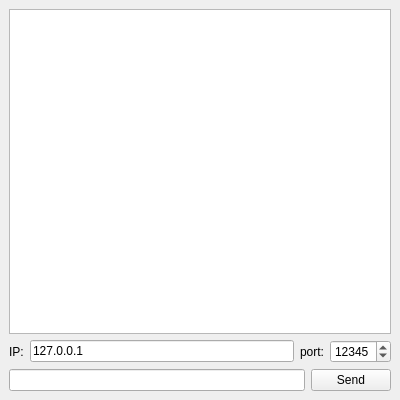
<?xml version="1.0" encoding="UTF-8"?>
<ui version="4.0">
 <class>ClientWindow</class>
 <widget class="QMainWindow" name="ClientWindow">
  <property name="geometry">
   <rect>
    <x>0</x>
    <y>0</y>
    <width>400</width>
    <height>400</height>
   </rect>
  </property>
  <property name="windowTitle">
   <string>Client</string>
  </property>
  <widget class="QWidget" name="centralwidget">
   <layout class="QVBoxLayout" name="verticalLayout">
    <item>
     <widget class="QTextEdit" name="textEdit"/>
    </item>
    <item>
     <layout class="QHBoxLayout" name="horizontalLayout_2">
      <item>
       <widget class="QLabel" name="label">
        <property name="text">
         <string>IP:</string>
        </property>
       </widget>
      </item>
      <item>
       <widget class="QLineEdit" name="lineEdit_IP">
        <property name="text">
         <string>127.0.0.1</string>
        </property>
       </widget>
      </item>
      <item>
       <widget class="QLabel" name="label_2">
        <property name="text">
         <string>port:</string>
        </property>
       </widget>
      </item>
      <item>
       <widget class="QSpinBox" name="spinBox_Port">
        <property name="maximum">
         <number>99999</number>
        </property>
        <property name="value">
         <number>12345</number>
        </property>
       </widget>
      </item>
     </layout>
    </item>
    <item>
     <layout class="QHBoxLayout" name="horizontalLayout">
      <item>
       <widget class="QLineEdit" name="lineEdit"/>
      </item>
      <item>
       <widget class="QPushButton" name="pushButton">
        <property name="text">
         <string>Send</string>
        </property>
       </widget>
      </item>
     </layout>
    </item>
   </layout>
  </widget>
 </widget>
 <resources/>
 <connections>
  <connection>
   <sender>pushButton</sender>
   <signal>clicked()</signal>
   <receiver>ClientWindow</receiver>
   <slot>sendData()</slot>
   <hints>
    <hint type="sourcelabel">
     <x>248</x>
     <y>245</y>
    </hint>
    <hint type="destinationlabel">
     <x>157</x>
     <y>274</y>
    </hint>
   </hints>
  </connection>
 </connections>
</ui>
